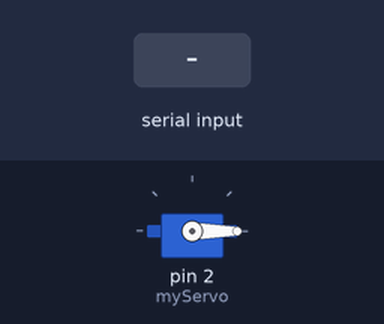
Bench run of a sketch on a simulated Arduino Uno, built with avr-gcc and run on an emulated ATmega328P. Parts: servo. The inputs (shaded band) are chosen by the test bench.

Above: at 1.2 s.
1.3 s: "1" received over Serial
At 1.9 s:
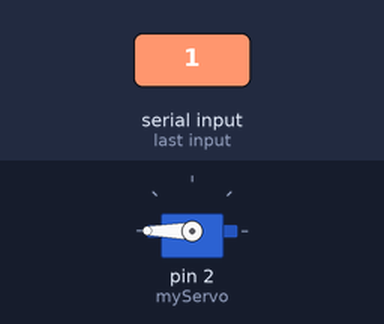
Timing chart, 0 to 4.3 s (numbered marks = the images above; inputs shaded):
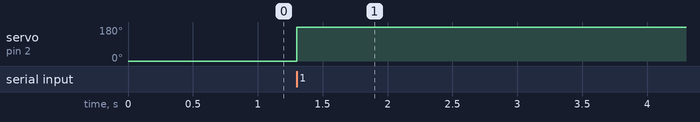

The sketch:

BTL.ino
```cpp
#include <Servo.h>

Servo myServo;

void setup() {
    myServo.attach(2);
    myServo.write(0);  // Ban đầu servo ở vị trí 0° (cửa đóng)
    Serial.begin(9600);
}

void loop() {
    if (Serial.available() > 0) {
        char cmd = Serial.read();

        if (cmd == '1') {
            myServo.write(180);
        }
        //else if (cmd == '0') {
        //    myServo.write(0);
        //    delay(10000);
        //}
    }
}
```

Measured:
- after the input at 1.3 s, servo on pin 2 (myServo): 0° → 180° at once
